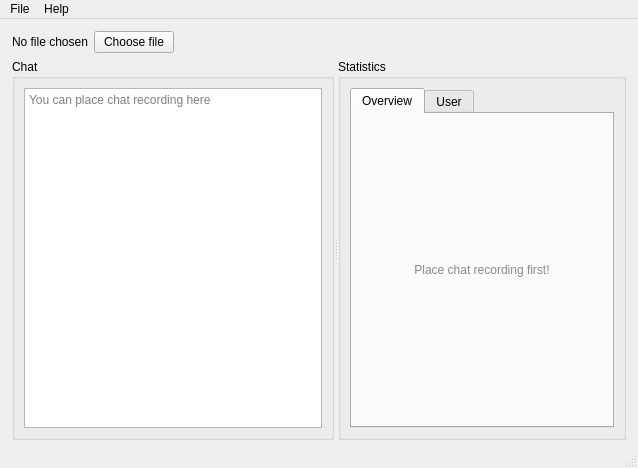
<?xml version="1.0" encoding="UTF-8"?>
<ui version="4.0">
 <class>MainWindow</class>
 <widget class="QMainWindow" name="MainWindow">
  <property name="geometry">
   <rect>
    <x>0</x>
    <y>0</y>
    <width>638</width>
    <height>468</height>
   </rect>
  </property>
  <property name="windowTitle">
   <string>Youtube Chat Statistics</string>
  </property>
  <property name="tabShape">
   <enum>QTabWidget::Rounded</enum>
  </property>
  <widget class="QWidget" name="centralwidget">
   <layout class="QVBoxLayout" name="verticalLayout_2">
    <property name="leftMargin">
     <number>12</number>
    </property>
    <property name="topMargin">
     <number>12</number>
    </property>
    <property name="rightMargin">
     <number>12</number>
    </property>
    <property name="bottomMargin">
     <number>6</number>
    </property>
    <item>
     <layout class="QHBoxLayout" name="horizontalLayout">
      <item>
       <widget class="QLabel" name="fileNameLabel">
        <property name="text">
         <string>No file chosen</string>
        </property>
       </widget>
      </item>
      <item>
       <widget class="QPushButton" name="fileOpenButton">
        <property name="toolTip">
         <string/>
        </property>
        <property name="statusTip">
         <string>Select chat file</string>
        </property>
        <property name="text">
         <string>Choose file</string>
        </property>
       </widget>
      </item>
      <item>
       <spacer name="horizontalSpacer">
        <property name="orientation">
         <enum>Qt::Horizontal</enum>
        </property>
        <property name="sizeHint" stdset="0">
         <size>
          <width>40</width>
          <height>20</height>
         </size>
        </property>
       </spacer>
      </item>
     </layout>
    </item>
    <item>
     <layout class="QHBoxLayout" name="horizontalLayout_2">
      <item>
       <widget class="QSplitter" name="splitter">
        <property name="orientation">
         <enum>Qt::Horizontal</enum>
        </property>
        <widget class="QGroupBox" name="groupBox">
         <property name="title">
          <string>Chat</string>
         </property>
         <layout class="QVBoxLayout" name="verticalLayout">
          <item>
           <widget class="QTextEdit" name="chatTextEdit">
            <property name="documentTitle">
             <string>Aboba</string>
            </property>
            <property name="placeholderText">
             <string>You can place chat recording here</string>
            </property>
           </widget>
          </item>
         </layout>
        </widget>
        <widget class="QGroupBox" name="groupBox_2">
         <property name="title">
          <string>Statistics</string>
         </property>
         <layout class="QVBoxLayout" name="verticalLayout_4">
          <item>
           <widget class="QTabWidget" name="tabWidget">
            <property name="enabled">
             <bool>true</bool>
            </property>
            <property name="currentIndex">
             <number>0</number>
            </property>
            <widget class="QWidget" name="overviewTab">
             <attribute name="title">
              <string>Overview</string>
             </attribute>
             <layout class="QVBoxLayout" name="verticalLayout_3">
              <property name="leftMargin">
               <number>1</number>
              </property>
              <property name="topMargin">
               <number>1</number>
              </property>
              <property name="rightMargin">
               <number>1</number>
              </property>
              <property name="bottomMargin">
               <number>1</number>
              </property>
              <item>
               <widget class="QStackedWidget" name="overviewStackedWidget">
                <property name="currentIndex">
                 <number>0</number>
                </property>
                <widget class="QWidget" name="overviewBlankPage">
                 <layout class="QVBoxLayout" name="verticalLayout_5">
                  <item>
                   <widget class="QLabel" name="overviewBlankPageLabel">
                    <property name="text">
                     <string>&lt;html&gt;&lt;head/&gt;&lt;body&gt;&lt;p align=&quot;center&quot;&gt;&lt;span style=&quot; color:#888a85;&quot;&gt;Place chat recording first!&lt;/span&gt;&lt;/p&gt;&lt;/body&gt;&lt;/html&gt;</string>
                    </property>
                   </widget>
                  </item>
                 </layout>
                </widget>
                <widget class="QWidget" name="overviewPage">
                 <property name="enabled">
                  <bool>true</bool>
                 </property>
                </widget>
               </widget>
              </item>
             </layout>
            </widget>
            <widget class="QWidget" name="userTab">
             <property name="enabled">
              <bool>true</bool>
             </property>
             <property name="autoFillBackground">
              <bool>false</bool>
             </property>
             <attribute name="title">
              <string>User</string>
             </attribute>
             <layout class="QVBoxLayout" name="verticalLayout_6">
              <property name="leftMargin">
               <number>1</number>
              </property>
              <property name="topMargin">
               <number>1</number>
              </property>
              <property name="rightMargin">
               <number>1</number>
              </property>
              <property name="bottomMargin">
               <number>1</number>
              </property>
              <item>
               <widget class="QStackedWidget" name="userStackedWidget">
                <widget class="QWidget" name="userBlankPage">
                 <layout class="QVBoxLayout" name="verticalLayout_7">
                  <item>
                   <widget class="QLabel" name="label">
                    <property name="text">
                     <string>&lt;html&gt;&lt;head/&gt;&lt;body&gt;&lt;p align=&quot;center&quot;&gt;&lt;span style=&quot; color:#888a85;&quot;&gt;Double click to user in overview page!&lt;/span&gt;&lt;/p&gt;&lt;/body&gt;&lt;/html&gt;</string>
                    </property>
                   </widget>
                  </item>
                 </layout>
                </widget>
                <widget class="QWidget" name="userPage"/>
               </widget>
              </item>
             </layout>
            </widget>
           </widget>
          </item>
         </layout>
        </widget>
       </widget>
      </item>
     </layout>
    </item>
   </layout>
  </widget>
  <widget class="QMenuBar" name="menubar">
   <property name="geometry">
    <rect>
     <x>0</x>
     <y>0</y>
     <width>638</width>
     <height>22</height>
    </rect>
   </property>
   <widget class="QMenu" name="menuFile">
    <property name="title">
     <string>File</string>
    </property>
    <widget class="QMenu" name="menuRecent">
     <property name="statusTip">
      <string>Open recent chat recordings</string>
     </property>
     <property name="title">
      <string>Open Recent</string>
     </property>
    </widget>
    <addaction name="actionOpen"/>
    <addaction name="menuRecent"/>
    <addaction name="separator"/>
    <addaction name="actionQuit"/>
   </widget>
   <widget class="QMenu" name="menuHelp">
    <property name="title">
     <string>Help</string>
    </property>
    <addaction name="actionAbout"/>
   </widget>
   <addaction name="menuFile"/>
   <addaction name="menuHelp"/>
  </widget>
  <widget class="QStatusBar" name="statusBar"/>
  <action name="actionQuit">
   <property name="text">
    <string>Quit</string>
   </property>
   <property name="statusTip">
    <string>Quit Youtube Chat Statistics</string>
   </property>
   <property name="shortcut">
    <string>Ctrl+Q</string>
   </property>
   <property name="menuRole">
    <enum>QAction::QuitRole</enum>
   </property>
  </action>
  <action name="actionOpen">
   <property name="text">
    <string>Open</string>
   </property>
   <property name="toolTip">
    <string>Open chat recording</string>
   </property>
   <property name="statusTip">
    <string>Open chat recording</string>
   </property>
   <property name="shortcut">
    <string>Ctrl+O</string>
   </property>
  </action>
  <action name="actionClear">
   <property name="text">
    <string>Clear</string>
   </property>
  </action>
  <action name="actionAbout">
   <property name="text">
    <string>About</string>
   </property>
   <property name="menuRole">
    <enum>QAction::AboutRole</enum>
   </property>
  </action>
 </widget>
 <resources/>
 <connections/>
</ui>
